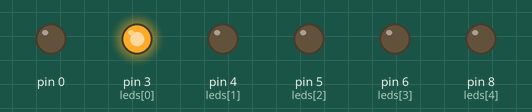
The sketch below on a simulated Arduino Uno, built with avr-gcc and run on an emulated ATmega328P. Shown: output pins drawn as LEDs (lit = HIGH).

Above: at 0.02 s.
At 0.37 s:
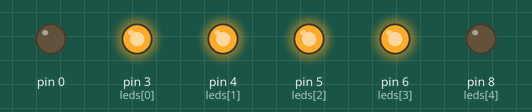
At 0.72 s:
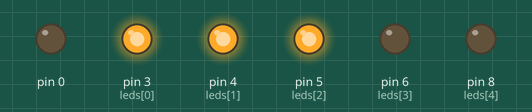
At 1.42 s:
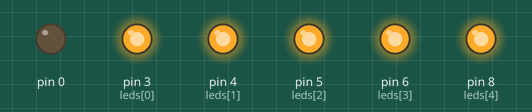
At 2.07 s:
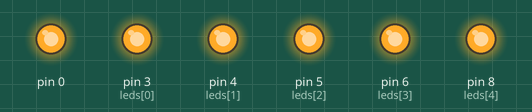
At 2.87 s:
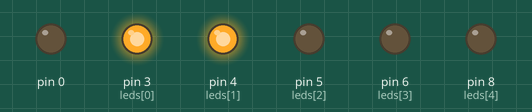
Timing chart, 0 to 3.2 s (numbered marks = the images above):
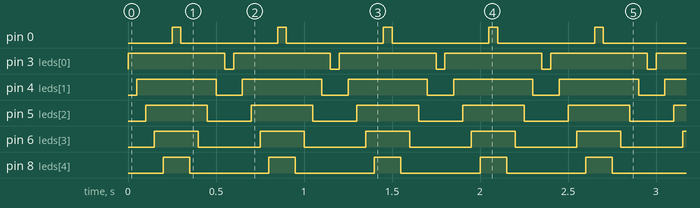

The sketch:

blinky.ino
```cpp
#define LEDNUM 6
                  //BOT(0)    TOP(4)
int leds[LEDNUM] = {3, 4, 5, 6, 8};

void setup() {
  for(int i = 0; i < LEDNUM; i++)
  {
    pinMode(leds[i], OUTPUT);
  }
}

void loop() {
  for(int i = 0; i < LEDNUM; i++)
  {
    digitalWrite(leds[i], HIGH);
    delay(50);
  }
  for(int i = LEDNUM-1; i >= 0; i--)
  {
    digitalWrite(leds[i], LOW);
    delay(50);
  }
}
```

Measured:
- by itself, pin 0: alternates HIGH for 0.05 s and LOW for 0.55 s
- by itself, pin 3 (leds[0]): alternates HIGH for 0.55 s and LOW for 0.05 s
- by itself, pin 4 (leds[1]): alternates HIGH for 0.45 s and LOW for 0.15 s
- by itself, pin 5 (leds[2]): alternates HIGH for 0.35 s and LOW for 0.25 s
- by itself, pin 6 (leds[3]): alternates HIGH for 0.25 s and LOW for 0.35 s
- by itself, pin 8 (leds[4]): alternates HIGH for 0.15 s and LOW for 0.45 s
